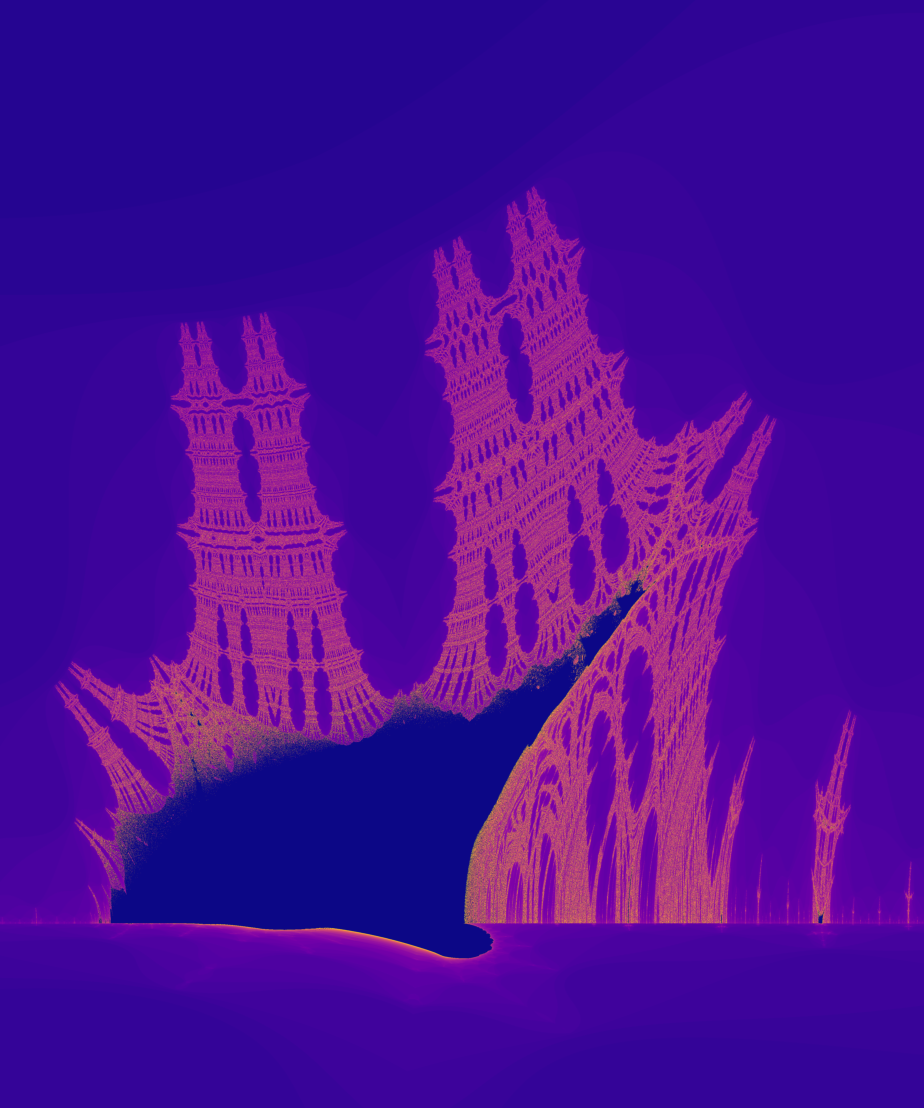

The script that saved this image:
# altwolff 2025
import numpy as np
import matplotlib.pyplot as plt

def burning_ship(width, height, max_iterations):

    # Edit these four values to edit fractal zoom
    min_x = -1.80
    max_x = -1.70
    min_y = -0.10
    max_y = 0.02

    image = np.zeros((height, width))
    
    for y in range(height):
        for x in range(width):
            real = min_x + (x / width) * (max_x - min_x)
            imag = min_y + (y / height) * (max_y - min_y)
            c = real + imag * 1j
            z = 0 +0j
            iter = 0

            while abs(z) <= 2.0 and iter < max_iterations:
                z = (abs(z.real) + abs(z.imag) * 1j) ** 2 + c
                iter += 1
                
            if iter == max_iterations:
                image[y, x] = 0  
            else:
                image[y, x] = iter  
       
    return image

# Edit these three parameters
width = 5000
height = 5000
max_iterations = 100

image = burning_ship(width, height, max_iterations)

plt.imshow(image, cmap='plasma', extent=(-1.80, -1.70, -0.10, 0.02)) # Edit fractal zoom
plt.axis('off')
plt.savefig("burning_ship.png", dpi=300, bbox_inches='tight', pad_inches=0)
plt.show()